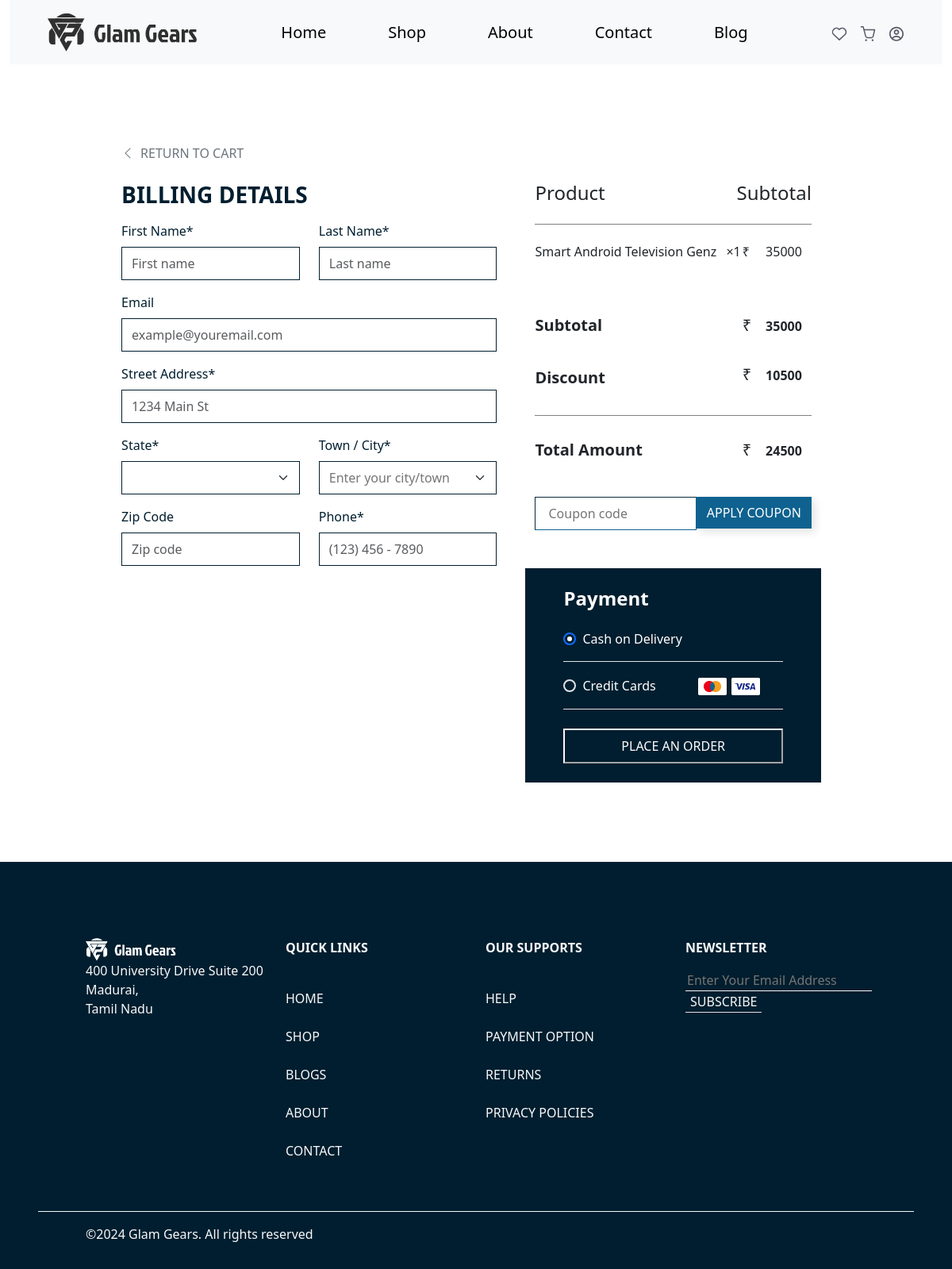
Screenshot of /shipping.php (signed in) with the database file from the repository.
### tables this page shows
CREATE TABLE `cart` (
  `cart_id` int(11) NOT NULL,
  `user_id` int(11) DEFAULT NULL,
  `product_id` int(11) DEFAULT NULL,
  `quantity` int(11) DEFAULT 1,
  `added_on` timestamp NOT NULL DEFAULT current_timestamp()
);

CREATE TABLE `products` (
  `id` int(11) NOT NULL,
  `product_id` int(100) NOT NULL,
  `product_name` varchar(100) NOT NULL,
  `product_description` longtext NOT NULL,
  `product_price` decimal(10,2) NOT NULL,
  `discount_percent` decimal(2,2) NOT NULL,
  `product_quantity` int(100) NOT NULL,
  `category_name` varchar(100) NOT NULL,
  `brand_name` varchar(100) NOT NULL,
  `product_status` varchar(8) NOT NULL DEFAULT 'active',
  `merchant_id` int(100) NOT NULL,
  `main_image_name` varchar(100) NOT NULL,
  `is_featured` varchar(1) NOT NULL,
  `created_at` timestamp NOT NULL DEFAULT current_timestamp() ON UPDATE current_timestamp(),
  `updated_at` timestamp NOT NULL DEFAULT current_timestamp()
);

### shipping.php (the view, shortened to what the rows shown need)
<?php
$userId = $_SESSION['user'];
?>
<!DOCTYPE html>
<html lang="en">
<?php
include_once('./head.php');
?>
<?php
include_once('./header.php');
?>
<div class="billing-details row">
  <form action="" method="post" class="row">
    <div class="col-lg-5 col-12">
      <?php
      include('./config.php');
      if (isset($selectedProductId)) {
        $productSql1 = "SELECT  products.product_id AS productID, products.main_image_name AS img_name, products.product_name AS productName, products.product_price AS productPrice,products.discount_percent AS discountpercent FROM products WHERE  products.product_id = ?";
        $productStmt1 = $config->prepare($productSql1);
        $productStmt1->bind_param("i", $selectedProductId);
        $productStmt1->execute();
        $productResult1 = $productStmt1->get_result();
        if ($productResult1->num_rows > 0) {
          while ($productRow = $productResult1->fetch_assoc()) {
      ?>
            <div class="row">
              <div class="col-12 d-flex justify-content-between align-items-center">
                <p class="mb-0"><?php echo $productRow['productName']; ?> <span class="ms-2">&#215;<?php echo $selectedQuantity; ?></span></p>
                <div class=" d-flex align-items-center justify-content-end w-25 ">
                  &#8377;<input disabled type="number" class="form-control bg-transparent border-0  text-end text-dark" value="<?php
                                                                                                                                echo $productRow['productPrice'] * $selectedQuantity;
                                                                                                                                ?>" />
                </div>
              </div>
            </div>
          <?php
          }
        } else {
          echo '<div style="border-bottom: 1px solid #0f6290" class="row text-secondary px-3 py-5 fw-medium d-flex gap-4 gap-lg-0 align-items-center ">
          <div class="col-12 text-center">Your have no Product</div>
          </div>';
        }
      } else {
        $productSql = "SELECT  products.product_id AS productID, cart.cart_id AS cartID, products.main_image_name AS img_name, products.product_name AS productName, products.product_price AS productPrice,products.discount_percent AS discountpercent , cart.quantity AS quantity FROM cart INNER JOIN products ON cart.product_id = products.product_id WHERE cart.user_id = ?";
        $productStmt = $config->prepare($productSql);
        $productStmt->bind_param("i", $userId);
        $productStmt->execute();
        $productResult = $productStmt->get_result();
        if ($productResult->num_rows > 0) {
          while ($productRow = $productResult->fetch_assoc()) {
          ?>
            <div class="row">
              <div class="col-12 d-flex justify-content-between align-items-center">
                <p class="mb-0"><?php echo $productRow['productName']; ?> <span class="ms-2">&#215;<?php echo $productRow['quantity']; ?></span></p>
                <div class=" d-flex align-items-center justify-content-end w-25 ">
                  &#8377;<input disabled type="number" class="form-control bg-transparent border-0  text-end text-dark" value="<?php
                                                                                                                                echo $productRow['productPrice'] * $productRow['quantity'];
                                                                                                                                ?>" />
                </div>
              </div>
            </div>
      <?php
          }
        } else {
          echo '<div style="border-bottom: 1px solid #0f6290" class="row text-secondary px-3 py-5 fw-medium d-flex gap-4 gap-lg-0 align-items-center ">
          <div class="col-12 text-center">Your have no Product</div>
          </div>';
        }
      }
      ?>
    </div>
  </form>
</div>
<?php
include_once('./footer.php');
?>

### rows the page displays
cart: products.product_name "Smart Android Television Genz", quantity "1", quantity.product_price "35000"
